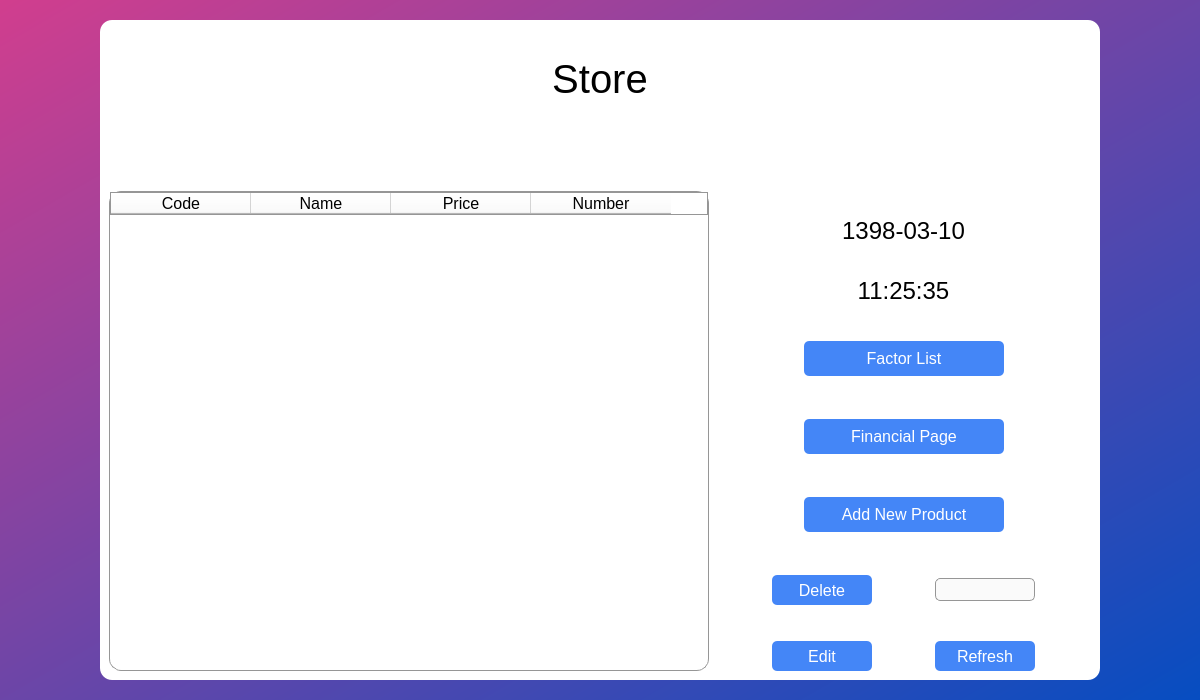
<?xml version="1.0" encoding="UTF-8"?>
<ui version="4.0">
 <class>MainWindow</class>
 <widget class="QMainWindow" name="MainWindow">
  <property name="geometry">
   <rect>
    <x>0</x>
    <y>0</y>
    <width>1200</width>
    <height>700</height>
   </rect>
  </property>
  <property name="windowTitle">
   <string>Store</string>
  </property>
  <property name="styleSheet">
   <string notr="true">background-color: qlineargradient(spread:pad, x1:0, y1:0, x2:1, y2:1, stop:0 rgba(209, 62, 142, 255), stop:1 rgba(6, 77, 193, 255));</string>
  </property>
  <widget class="QWidget" name="centralwidget">
   <layout class="QGridLayout" name="gridLayout_2">
    <item row="0" column="0">
     <layout class="QGridLayout" name="gridLayout">
      <item row="2" column="1">
       <spacer name="verticalSpacer_2">
        <property name="orientation">
         <enum>Qt::Vertical</enum>
        </property>
        <property name="sizeHint" stdset="0">
         <size>
          <width>20</width>
          <height>40</height>
         </size>
        </property>
       </spacer>
      </item>
      <item row="1" column="1">
       <widget class="QWidget" name="widget" native="true">
        <property name="minimumSize">
         <size>
          <width>1000</width>
          <height>600</height>
         </size>
        </property>
        <property name="styleSheet">
         <string notr="true">background-color: rgb(255, 255, 255);
border-radius: 12px;</string>
        </property>
        <layout class="QVBoxLayout" name="verticalLayout_4">
         <item>
          <layout class="QVBoxLayout" name="verticalLayout_3">
           <item>
            <widget class="QLabel" name="label_6">
             <property name="minimumSize">
              <size>
               <width>0</width>
               <height>100</height>
              </size>
             </property>
             <property name="font">
              <font>
               <family>Arial</family>
               <pointsize>30</pointsize>
               <weight>9</weight>
               <italic>false</italic>
               <bold>false</bold>
              </font>
             </property>
             <property name="styleSheet">
              <string notr="true">font: 75 30pt &quot;Arial&quot;;</string>
             </property>
             <property name="text">
              <string>Store</string>
             </property>
             <property name="alignment">
              <set>Qt::AlignCenter</set>
             </property>
            </widget>
           </item>
           <item>
            <widget class="QLabel" name="label">
             <property name="minimumSize">
              <size>
               <width>0</width>
               <height>50</height>
              </size>
             </property>
             <property name="maximumSize">
              <size>
               <width>16777215</width>
               <height>40</height>
              </size>
             </property>
             <property name="styleSheet">
              <string notr="true">font: 12pt &quot;Arial&quot;;
color: rgb(255, 0, 0);</string>
             </property>
             <property name="text">
              <string/>
             </property>
             <property name="alignment">
              <set>Qt::AlignCenter</set>
             </property>
            </widget>
           </item>
           <item>
            <layout class="QHBoxLayout" name="horizontalLayout">
             <item>
              <widget class="QTableWidget" name="tableWidget">
               <property name="minimumSize">
                <size>
                 <width>600</width>
                 <height>0</height>
                </size>
               </property>
               <property name="font">
                <font>
                 <family>Arial</family>
                 <pointsize>12</pointsize>
                </font>
               </property>
               <property name="styleSheet">
                <string notr="true">border: 1px solid rgb(150, 150, 150);
border-raduis: 5px;</string>
               </property>
               <attribute name="horizontalHeaderDefaultSectionSize">
                <number>140</number>
               </attribute>
               <column>
                <property name="text">
                 <string>Code</string>
                </property>
                <property name="font">
                 <font>
                  <family>Arial</family>
                  <pointsize>12</pointsize>
                 </font>
                </property>
               </column>
               <column>
                <property name="text">
                 <string>Name</string>
                </property>
                <property name="font">
                 <font>
                  <family>Arial</family>
                  <pointsize>12</pointsize>
                 </font>
                </property>
               </column>
               <column>
                <property name="text">
                 <string>Price</string>
                </property>
                <property name="font">
                 <font>
                  <family>Arial</family>
                  <pointsize>12</pointsize>
                 </font>
                </property>
               </column>
               <column>
                <property name="text">
                 <string>Number</string>
                </property>
                <property name="font">
                 <font>
                  <family>Arial</family>
                  <pointsize>12</pointsize>
                 </font>
                </property>
               </column>
              </widget>
             </item>
             <item>
              <spacer name="horizontalSpacer_3">
               <property name="orientation">
                <enum>Qt::Horizontal</enum>
               </property>
               <property name="sizeHint" stdset="0">
                <size>
                 <width>40</width>
                 <height>20</height>
                </size>
               </property>
              </spacer>
             </item>
             <item>
              <layout class="QVBoxLayout" name="verticalLayout_5">
               <item>
                <widget class="QLabel" name="label_4">
                 <property name="minimumSize">
                  <size>
                   <width>0</width>
                   <height>80</height>
                  </size>
                 </property>
                 <property name="font">
                  <font>
                   <family>Arial</family>
                   <pointsize>18</pointsize>
                  </font>
                 </property>
                 <property name="styleSheet">
                  <string notr="true">margin: 0 70px;</string>
                 </property>
                 <property name="text">
                  <string>1398-03-10</string>
                 </property>
                 <property name="alignment">
                  <set>Qt::AlignCenter</set>
                 </property>
                </widget>
               </item>
               <item>
                <widget class="QLabel" name="label_5">
                 <property name="font">
                  <font>
                   <family>Arial</family>
                   <pointsize>18</pointsize>
                  </font>
                 </property>
                 <property name="styleSheet">
                  <string notr="true">margin: 0 70px;</string>
                 </property>
                 <property name="text">
                  <string>11:25:35</string>
                 </property>
                 <property name="alignment">
                  <set>Qt::AlignCenter</set>
                 </property>
                </widget>
               </item>
               <item>
                <spacer name="verticalSpacer_4">
                 <property name="orientation">
                  <enum>Qt::Vertical</enum>
                 </property>
                 <property name="sizeHint" stdset="0">
                  <size>
                   <width>20</width>
                   <height>40</height>
                  </size>
                 </property>
                </spacer>
               </item>
               <item>
                <layout class="QGridLayout" name="gridLayout_4">
                 <item row="1" column="1">
                  <spacer name="verticalSpacer_3">
                   <property name="orientation">
                    <enum>Qt::Vertical</enum>
                   </property>
                   <property name="sizeHint" stdset="0">
                    <size>
                     <width>20</width>
                     <height>40</height>
                    </size>
                   </property>
                  </spacer>
                 </item>
                 <item row="0" column="1">
                  <widget class="QPushButton" name="pushButton">
                   <property name="minimumSize">
                    <size>
                     <width>0</width>
                     <height>35</height>
                    </size>
                   </property>
                   <property name="maximumSize">
                    <size>
                     <width>5555</width>
                     <height>35</height>
                    </size>
                   </property>
                   <property name="font">
                    <font>
                     <family>Arial</family>
                     <pointsize>12</pointsize>
                    </font>
                   </property>
                   <property name="cursor">
                    <cursorShape>PointingHandCursor</cursorShape>
                   </property>
                   <property name="styleSheet">
                    <string notr="true">color: rgb(255, 255, 255);
background-color: rgb(68, 134, 247);
border-radius: 5px;</string>
                   </property>
                   <property name="text">
                    <string>Factor List</string>
                   </property>
                   <property name="flat">
                    <bool>false</bool>
                   </property>
                  </widget>
                 </item>
                 <item row="3" column="1">
                  <spacer name="verticalSpacer_5">
                   <property name="orientation">
                    <enum>Qt::Vertical</enum>
                   </property>
                   <property name="sizeHint" stdset="0">
                    <size>
                     <width>20</width>
                     <height>40</height>
                    </size>
                   </property>
                  </spacer>
                 </item>
                 <item row="4" column="1">
                  <widget class="QPushButton" name="pushButton_4">
                   <property name="minimumSize">
                    <size>
                     <width>200</width>
                     <height>35</height>
                    </size>
                   </property>
                   <property name="maximumSize">
                    <size>
                     <width>200</width>
                     <height>16777215</height>
                    </size>
                   </property>
                   <property name="font">
                    <font>
                     <family>Arial</family>
                     <pointsize>12</pointsize>
                    </font>
                   </property>
                   <property name="cursor">
                    <cursorShape>PointingHandCursor</cursorShape>
                   </property>
                   <property name="styleSheet">
                    <string notr="true">color: rgb(255, 255, 255);
background-color: rgb(68, 134, 247);
border-radius: 5px;</string>
                   </property>
                   <property name="text">
                    <string>Add New Product</string>
                   </property>
                   <property name="flat">
                    <bool>false</bool>
                   </property>
                  </widget>
                 </item>
                 <item row="2" column="1">
                  <widget class="QPushButton" name="pushButton_3">
                   <property name="minimumSize">
                    <size>
                     <width>0</width>
                     <height>35</height>
                    </size>
                   </property>
                   <property name="maximumSize">
                    <size>
                     <width>200</width>
                     <height>16777215</height>
                    </size>
                   </property>
                   <property name="font">
                    <font>
                     <family>Arial</family>
                     <pointsize>12</pointsize>
                    </font>
                   </property>
                   <property name="cursor">
                    <cursorShape>PointingHandCursor</cursorShape>
                   </property>
                   <property name="styleSheet">
                    <string notr="true">color: rgb(255, 255, 255);
background-color: rgb(68, 134, 247);
border-radius: 5px;</string>
                   </property>
                   <property name="text">
                    <string>Financial Page</string>
                   </property>
                   <property name="flat">
                    <bool>false</bool>
                   </property>
                  </widget>
                 </item>
                 <item row="2" column="2">
                  <spacer name="horizontalSpacer_6">
                   <property name="orientation">
                    <enum>Qt::Horizontal</enum>
                   </property>
                   <property name="sizeHint" stdset="0">
                    <size>
                     <width>15</width>
                     <height>20</height>
                    </size>
                   </property>
                  </spacer>
                 </item>
                 <item row="2" column="0">
                  <spacer name="horizontalSpacer_5">
                   <property name="orientation">
                    <enum>Qt::Horizontal</enum>
                   </property>
                   <property name="sizeHint" stdset="0">
                    <size>
                     <width>30</width>
                     <height>20</height>
                    </size>
                   </property>
                  </spacer>
                 </item>
                 <item row="5" column="1">
                  <spacer name="verticalSpacer_6">
                   <property name="orientation">
                    <enum>Qt::Vertical</enum>
                   </property>
                   <property name="sizeHint" stdset="0">
                    <size>
                     <width>20</width>
                     <height>40</height>
                    </size>
                   </property>
                  </spacer>
                 </item>
                </layout>
               </item>
               <item>
                <layout class="QGridLayout" name="gridLayout_3">
                 <item row="0" column="1">
                  <spacer name="horizontalSpacer_4">
                   <property name="orientation">
                    <enum>Qt::Horizontal</enum>
                   </property>
                   <property name="sizeHint" stdset="0">
                    <size>
                     <width>30</width>
                     <height>20</height>
                    </size>
                   </property>
                  </spacer>
                 </item>
                 <item row="0" column="0">
                  <widget class="QPushButton" name="pushButton_5">
                   <property name="minimumSize">
                    <size>
                     <width>100</width>
                     <height>30</height>
                    </size>
                   </property>
                   <property name="font">
                    <font>
                     <family>Arial</family>
                     <pointsize>12</pointsize>
                    </font>
                   </property>
                   <property name="cursor">
                    <cursorShape>PointingHandCursor</cursorShape>
                   </property>
                   <property name="styleSheet">
                    <string notr="true">color: rgb(255, 255, 255);
background-color: rgb(68, 134, 247);
border-radius: 5px;</string>
                   </property>
                   <property name="text">
                    <string>Delete</string>
                   </property>
                   <property name="flat">
                    <bool>false</bool>
                   </property>
                  </widget>
                 </item>
                 <item row="2" column="0">
                  <widget class="QPushButton" name="pushButton_6">
                   <property name="minimumSize">
                    <size>
                     <width>100</width>
                     <height>30</height>
                    </size>
                   </property>
                   <property name="font">
                    <font>
                     <family>Arial</family>
                     <pointsize>12</pointsize>
                    </font>
                   </property>
                   <property name="cursor">
                    <cursorShape>PointingHandCursor</cursorShape>
                   </property>
                   <property name="styleSheet">
                    <string notr="true">color: rgb(255, 255, 255);
background-color: rgb(68, 134, 247);
border-radius: 5px;</string>
                   </property>
                   <property name="text">
                    <string>Edit</string>
                   </property>
                   <property name="flat">
                    <bool>false</bool>
                   </property>
                  </widget>
                 </item>
                 <item row="2" column="2">
                  <widget class="QPushButton" name="pushButton_7">
                   <property name="minimumSize">
                    <size>
                     <width>0</width>
                     <height>30</height>
                    </size>
                   </property>
                   <property name="maximumSize">
                    <size>
                     <width>5555</width>
                     <height>16777215</height>
                    </size>
                   </property>
                   <property name="font">
                    <font>
                     <family>Arial</family>
                     <pointsize>12</pointsize>
                    </font>
                   </property>
                   <property name="cursor">
                    <cursorShape>PointingHandCursor</cursorShape>
                   </property>
                   <property name="styleSheet">
                    <string notr="true">color: rgb(255, 255, 255);
background-color: rgb(68, 134, 247);
border-radius: 5px;</string>
                   </property>
                   <property name="text">
                    <string>Refresh</string>
                   </property>
                   <property name="flat">
                    <bool>false</bool>
                   </property>
                  </widget>
                 </item>
                 <item row="0" column="2">
                  <widget class="QLineEdit" name="lineEdit">
                   <property name="maximumSize">
                    <size>
                     <width>100</width>
                     <height>16777215</height>
                    </size>
                   </property>
                   <property name="font">
                    <font>
                     <family>Arial</family>
                     <pointsize>12</pointsize>
                    </font>
                   </property>
                   <property name="styleSheet">
                    <string notr="true">background-color: rgb(250, 250, 250);
border: 1px solid rgb(150, 150, 150);
border-radius: 5px;</string>
                   </property>
                  </widget>
                 </item>
                 <item row="1" column="0">
                  <spacer name="verticalSpacer_7">
                   <property name="orientation">
                    <enum>Qt::Vertical</enum>
                   </property>
                   <property name="sizeHint" stdset="0">
                    <size>
                     <width>20</width>
                     <height>40</height>
                    </size>
                   </property>
                  </spacer>
                 </item>
                </layout>
               </item>
              </layout>
             </item>
             <item>
              <spacer name="horizontalSpacer_7">
               <property name="orientation">
                <enum>Qt::Horizontal</enum>
               </property>
               <property name="sizeHint" stdset="0">
                <size>
                 <width>40</width>
                 <height>20</height>
                </size>
               </property>
              </spacer>
             </item>
            </layout>
           </item>
          </layout>
         </item>
        </layout>
       </widget>
      </item>
      <item row="1" column="2">
       <spacer name="horizontalSpacer_2">
        <property name="orientation">
         <enum>Qt::Horizontal</enum>
        </property>
        <property name="sizeHint" stdset="0">
         <size>
          <width>40</width>
          <height>20</height>
         </size>
        </property>
       </spacer>
      </item>
      <item row="1" column="0">
       <spacer name="horizontalSpacer">
        <property name="orientation">
         <enum>Qt::Horizontal</enum>
        </property>
        <property name="sizeHint" stdset="0">
         <size>
          <width>40</width>
          <height>20</height>
         </size>
        </property>
       </spacer>
      </item>
      <item row="0" column="1">
       <spacer name="verticalSpacer">
        <property name="orientation">
         <enum>Qt::Vertical</enum>
        </property>
        <property name="sizeHint" stdset="0">
         <size>
          <width>20</width>
          <height>40</height>
         </size>
        </property>
       </spacer>
      </item>
     </layout>
    </item>
   </layout>
  </widget>
 </widget>
 <tabstops>
  <tabstop>pushButton</tabstop>
  <tabstop>pushButton_3</tabstop>
  <tabstop>pushButton_4</tabstop>
  <tabstop>lineEdit</tabstop>
  <tabstop>pushButton_5</tabstop>
  <tabstop>pushButton_6</tabstop>
  <tabstop>pushButton_7</tabstop>
  <tabstop>tableWidget</tabstop>
 </tabstops>
 <resources/>
 <connections/>
</ui>
